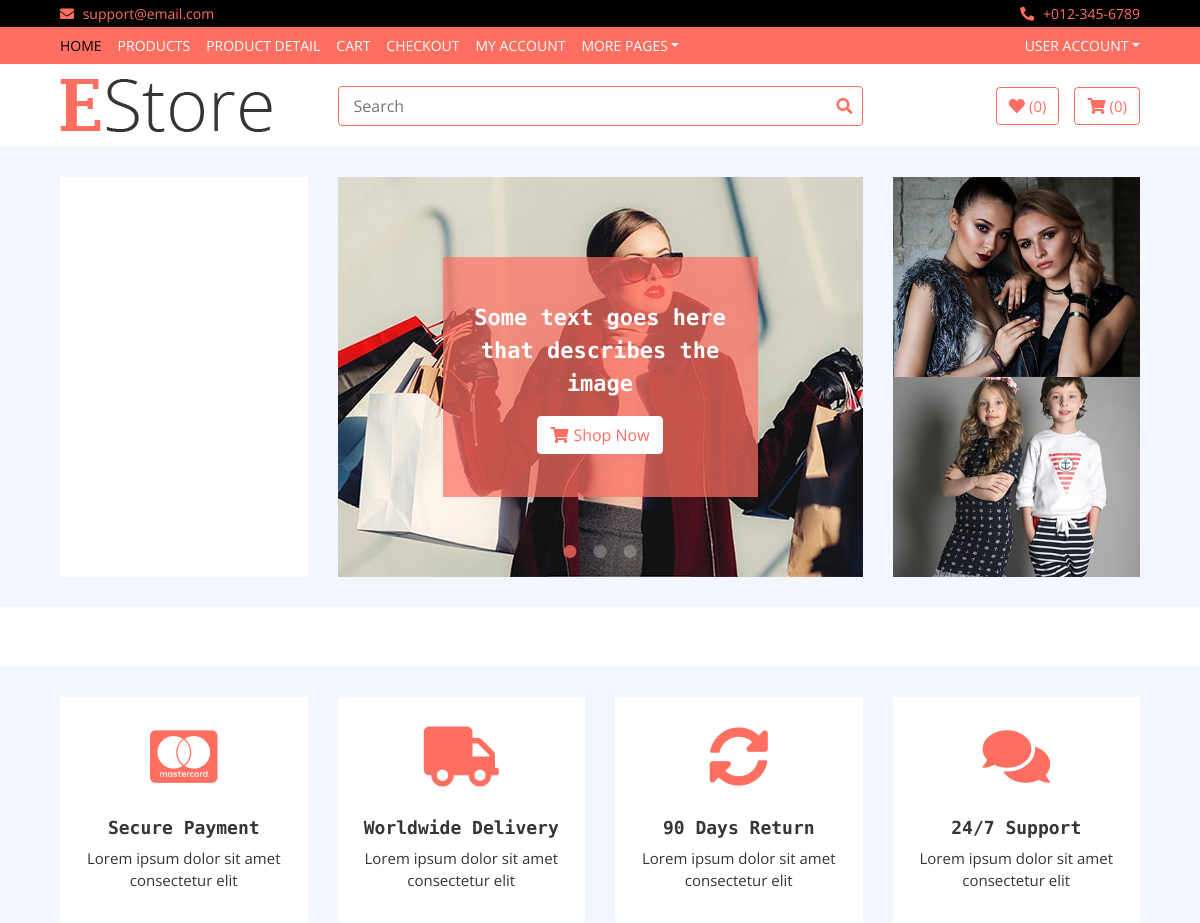
Before: / (upper part) with the older database file.
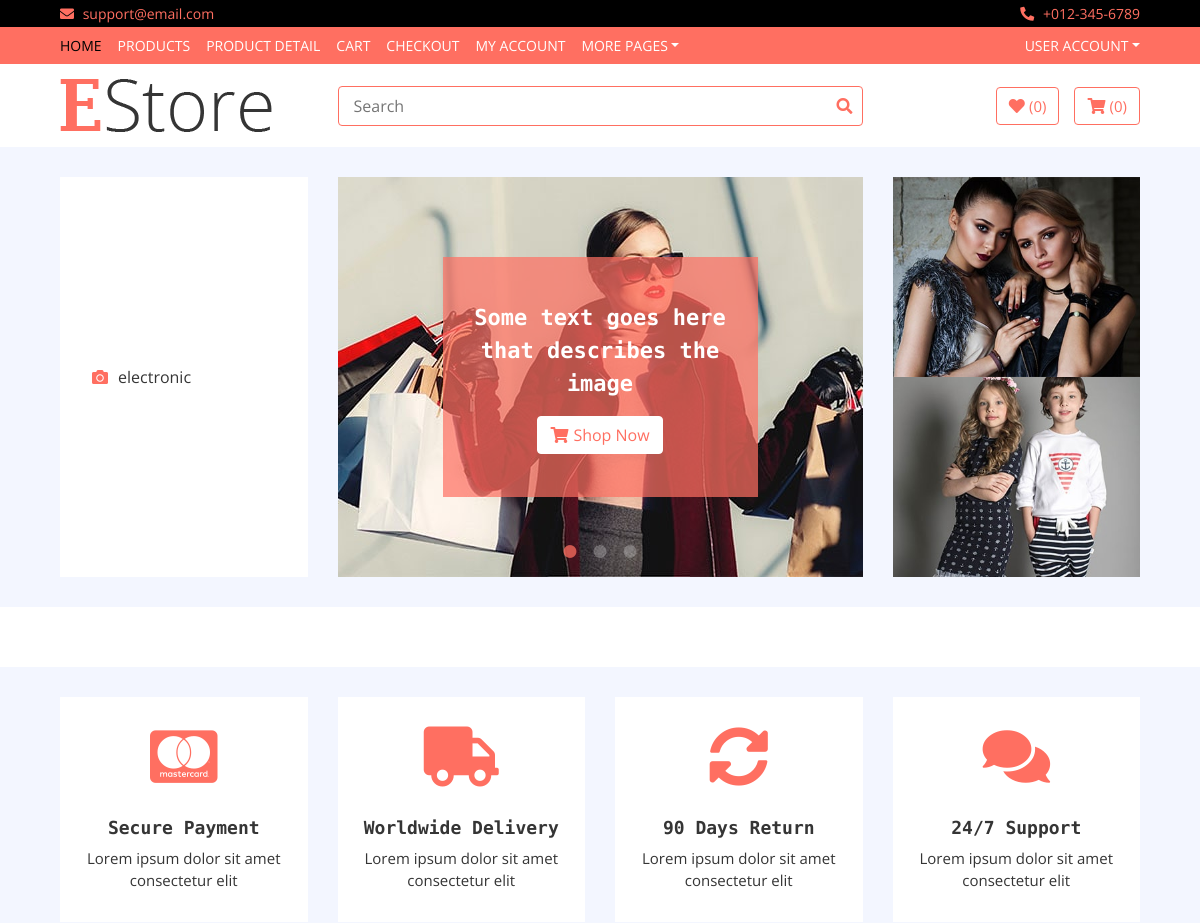
After: the same page with the newer database file.
### home/models.py (models this page shows, shortened)
class Category(models.Model):
    name = models.CharField(max_length=200)
    logo = models.CharField(max_length = 200 , blank = True)
    slug = models.CharField(max_length=500 , unique=True)

### home/views.py (the view)
# urls.py: path('', HomeView.as_view(), name='home'),
class HomeView(Base):
    def get(self,request):
        self.views['categories'] = Category.objects.all()
        self.views['brands'] = Brand.objects.all()
        return render(request,'index.html',self.views)

### templates/index.html (shortened to what this page needs)
{% extends 'base.html' %}
{% load static %}
{% block content %}
        <div class="header">
            <div class="container-fluid">
                <div class="row">
                    <div class="col-md-3">
                        <nav class="navbar bg-light">
                            <ul class="navbar-nav">
                                {%for cat in categories%}
                                <li class="nav-item">
                                    <a class="nav-link" href="#"><i class="fa fa-{{cat.logo}}"></i>{{cat.name}}</a>
                                </li>
                                {%endfor%}
                            </ul>
                        </nav>
                    </div>
                    <div class="col-md-6">
                        <div class="header-slider normal-slider">
                            <div class="header-slider-item">
                                <img src="img/slider-1.jpg" alt="Slider Image" />
                                <div class="header-slider-caption">
                                    <p>Some text goes here that describes the image</p>
                                    <a class="btn" href=""><i class="fa fa-shopping-cart"></i>Shop Now</a>
                                </div>
                            </div>
                        </div>
                    </div>
                    <div class="col-md-3">
                        <div class="header-img">
                            <div class="img-item">
                                <img src="img/category-1.jpg" />
                            </div>
                            <div class="img-item">
                                <img src="img/category-2.jpg" />
                            </div>
                        </div>
                    </div>
                </div>
            </div>
        </div>
        <div class="brand">
        </div>
        <div class="feature">
            <div class="container-fluid">
                <div class="row align-items-center">
                    <div class="col-lg-3 col-md-6 feature-col">
                        <div class="feature-content">
                            <i class="fab fa-cc-mastercard"></i>
                            <h2>Secure Payment</h2>
                            <p>
                                Lorem ipsum dolor sit amet consectetur elit
                            </p>
                        </div>
                    </div>
                    <div class="col-lg-3 col-md-6 feature-col">
                        <div class="feature-content">
                            <i class="fa fa-truck"></i>
                            <h2>Worldwide Delivery</h2>
                            <p>
                                Lorem ipsum dolor sit amet consectetur elit
                            </p>
                        </div>
                    </div>
                    <div class="col-lg-3 col-md-6 feature-col">
                        <div class="feature-content">
                            <i class="fa fa-sync-alt"></i>
                            <h2>90 Days Return</h2>
                            <p>
                                Lorem ipsum dolor sit amet consectetur elit
                            </p>
                        </div>
                    </div>
                    <div class="col-lg-3 col-md-6 feature-col">
                        <div class="feature-content">
                            <i class="fa fa-comments"></i>
                            <h2>24/7 Support</h2>
                            <p>
                                Lorem ipsum dolor sit amet consectetur elit
                            </p>
                        </div>
                    </div>
                </div>
            </div>
        </div>
{% endblock %}

### templates/base.html (shortened to what this page needs)
<!DOCTYPE html>
{%load static%}
<html lang="en">
    <head>
        <link href="https://stackpath.bootstrapcdn.com/bootstrap/4.4.1/css/bootstrap.min.css" rel="stylesheet">
        <link href="https://cdnjs.cloudflare.com/ajax/libs/font-awesome/5.10.0/css/all.min.css" rel="stylesheet">
        <link href="{%static 'lib/slick/slick.css' %}" rel="stylesheet">
        <link href="{% static 'lib/slick/slick-theme.css' %}" rel="stylesheet">
        <link href="{% static 'css/style.css' %}" rel="stylesheet">
    </head>
    <body>
        <div class="top-bar">
            <div class="container-fluid">
                <div class="row">
                    <div class="col-sm-6">
                        <i class="fa fa-envelope"></i>
                        support@email.com
                    </div>
                    <div class="col-sm-6">
                        <i class="fa fa-phone-alt"></i>
                        +012-345-6789
                    </div>
                </div>
            </div>
        </div>
        <div class="nav">
            <div class="container-fluid">
                <nav class="navbar navbar-expand-md bg-dark navbar-dark">
                    <div class="collapse navbar-collapse justify-content-between" id="navbarCollapse">
                        <div class="navbar-nav mr-auto">
                            <a href="index.html" class="nav-item nav-link active">Home</a>
                            <a href="product-list.html" class="nav-item nav-link">Products</a>
                            <a href="product-detail.html" class="nav-item nav-link">Product Detail</a>
                            <a href="cart.html" class="nav-item nav-link">Cart</a>
                            <a href="checkout.html" class="nav-item nav-link">Checkout</a>
                            <a href="my-account.html" class="nav-item nav-link">My Account</a>
                            <div class="nav-item dropdown">
                                <a href="#" class="nav-link dropdown-toggle" data-toggle="dropdown">More Pages</a>
                            </div>
                        </div>
                        <div class="navbar-nav ml-auto">
                            <div class="nav-item dropdown">
                                <a href="#" class="nav-link dropdown-toggle" data-toggle="dropdown">User Account</a>
                            </div>
                        </div>
                    </div>
                </nav>
            </div>
        </div>
        <div class="bottom-bar">
            <div class="container-fluid">
                <div class="row align-items-center">
                    <div class="col-md-3">
                        <div class="logo">
                            <a href="index.html">
                                <img src="img/logo.png" alt="Logo">
                            </a>
                        </div>
                    </div>
                    <div class="col-md-6">
                        <div class="search">
                            <input type="text" placeholder="Search">
                            <button><i class="fa fa-search"></i></button>
                        </div>
                    </div>
                    <div class="col-md-3">
                        <div class="user">
                            <a href="wishlist.html" class="btn wishlist">
                                <i class="fa fa-heart"></i>
                                <span>(0)</span>
                            </a>
                            <a href="cart.html" class="btn cart">
                                <i class="fa fa-shopping-cart"></i>
                                <span>(0)</span>
                            </a>
                        </div>
                    </div>
                </div>
            </div>
        </div>
        {% block content %}
        {%endblock%}
    </body>
</html>

### static/css/style.css (style rules this page uses)
body { color: #353535; font-family: 'Open Sans', sans-serif; font-weight: 400; background: #f3f6ff; }
a { color: #FF6F61; }
h2 { font-family: 'Source Code Pro', monospace; font-weight: 700; }
@media (min-width: 992px) { .container-fluid { padding-right: 60px; padding-left: 60px; } }
.btn { color: #FF6F61; background: #ffffff; border: 1px solid #FF6F61; }
.slick-dotted.slick-slider { margin-bottom: 0; }
.top-bar { padding: 3px 0; font-size: 14px; color: #FF6F61; background: #000000; }
.top-bar i { margin-right: 5px; }
.top-bar .col-sm-6:first-child { text-align: left; }
.top-bar .col-sm-6:last-child { text-align: right; }
.nav { position: relative; }
@media (min-width: 992px) { .nav .container-fluid { padding-left: 52px; padding-right: 52px; } }
.nav .navbar { height: 100%; padding: 0; }
@media (min-width: 768px) { .nav, .nav .navbar { background: #FF6F61 !important; } }
@media (min-width: 768px) { .nav .navbar-dark a.nav-link { color: #ffffff; font-size: 14px; text-transform: uppercase; } }
@media (min-width: 768px) { .nav .navbar-dark a.nav-link:hover, .nav .navbar-dark a.nav-link.active { color: #000000; } }
.bottom-bar { padding: 15px 0; background: #ffffff; margin-bottom: 30px; }
.bottom-bar .logo { text-align: left; overflow: hidden; }
.bottom-bar .logo a img { max-height: 60px; }
.bottom-bar .search { width: 100%; }
.bottom-bar .search input[type=text] { width: 100%; height: 40px; padding: 0 15px; color: #666666; border: 1px solid #FF6F61; border-radius: 4px; }
.bottom-bar .search button { position: absolute; width: 40px; height: 38px; top: 1px; right: 16px; padding: 0 15px; border: none; background: none; color: #FF6F61; border-radius: 0 2px 2px 0; }
.bottom-bar .user { font-size: 0; text-align: right; }
.bottom-bar .user .wishlist { margin-right: 15px; }
.bottom-bar .user .cart i, .bottom-bar .user .wishlist i { color: #FF6F61; }
.bottom-bar .user .cart span, .bottom-bar .user .wishlist span { color: #FF6F61; font-size: 15px; }
@media (min-width: 768px) { .bottom-bar { max-height: 90px; } }
.header { position: relative; }
.header .col-md-3, .header .col-md-6 { margin-bottom: 30px; }
.header .navbar { padding: 0; height: 100%; max-height: 400px; overflow: hidden; background: #ffffff !important; }
.header .navbar-nav { width: 100%; padding: 15px 0; }
.header .navbar li { padding: 0 30px; border-bottom: 1px solid #f3f6ff; }
.header .navbar li:last-child { border-bottom: none; }
.header .navbar a { color: #353535; }
.header .navbar i { color: #FF6F61; width: 20px; text-align: center; margin-right: 8px; }
.header-slider { position: relative; width: 100%; }
.header-slider .header-slider-item { position: relative; }
.header-slider .header-slider-caption { position: absolute; top: 20%; left: 20%; width: 60%; height: 60%; padding: 15px; display: flex; flex-direction: column; align-items: center; justify-content: center; background: rgba(255, 111, 97, .7); transition: all 0.3s; z-index: 1; }
.header-slider .header-slider-caption p { text-align: center; color: #ffffff; font-size: 22px; font-family: 'Source Code Pro', monospace; font-weight: 700; }
.header-slider .header-slider-caption .btn { border-color: #ffffff; }
.header-slider .header-slider-caption .btn i { margin-right: 5px; }
.header .header-img { position: relative; display: flex; flex-wrap: wrap; align-items: center; height: 100%; max-height: 400px; overflow: hidden; background: #ffffff; }
.header .img-item { position: relative; width: 100%; height: 50%; overflow: hidden; }
.header .img-item img { width: 100%; height: 100%; object-fit: cover; }
.feature { position: relative; }
.feature .feature-col { margin-bottom: 30px; }
.feature .feature-content { position: relative; width: 100%; height: 100%; padding: 30px 15px; text-align: center; background: #ffffff; }
.feature .feature-content i { color: #FF6F61; font-size: 60px; margin-bottom: 30px; }
.feature .feature-content h2 { font-size: 18px; }
.feature .feature-content p { font-size: 15px; margin: 0; }
.brand { position: relative; margin-bottom: 30px; padding: 30px 0; background: #ffffff; }

Changed rows visible on the page:
added Category: name "electronic"
